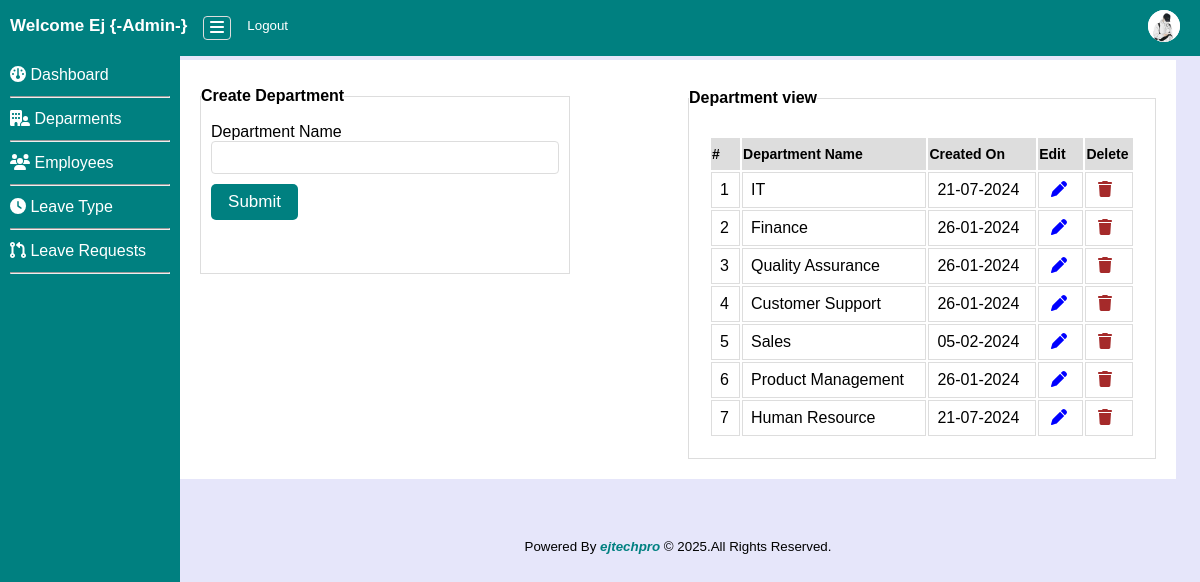
Screenshot of /admin/dboard.php?page=add_dep (signed in) with the database file from the repository.
### tables this page shows
CREATE TABLE `employee` (
  `id` int NOT NULL AUTO_INCREMENT,
  `emp_id` varchar(50) NOT NULL,
  `emp_fname` varchar(100) NOT NULL,
  `emp_lname` varchar(100) NOT NULL,
  `emp_email` varchar(50) NOT NULL,
  `emp_dob` date NOT NULL,
  `emp_contact` varchar(30) NOT NULL,
  `emp_address` varchar(30) NOT NULL,
  `emp_maritalstatus` varchar(30) NOT NULL,
  `emp_birthplace` varchar(50) NOT NULL,
  `emp_gender` varchar(50) NOT NULL,
  `emp_age` int NOT NULL,
  `emp_role` varchar(50) NOT NULL,
  `emp_password` varchar(50) NOT NULL,
  `profile` varchar(255) DEFAULT NULL,
  PRIMARY KEY (`id`),
  UNIQUE KEY `emp_id` (`emp_id`),
  UNIQUE KEY `emp_email` (`emp_email`)
);

CREATE TABLE `department` (
  `dep_id` int NOT NULL AUTO_INCREMENT,
  `dep_name` varchar(100) NOT NULL,
  `created_at` timestamp(5) NOT NULL DEFAULT CURRENT_TIMESTAMP(5) ON UPDATE CURRENT_TIMESTAMP(5),
  PRIMARY KEY (`dep_id`)
);

### admin/add_dep.php (the view, shortened to what this page needs)
<?php
include ('../db_connect.php');
?>
<section class="manage-departmens">
  <div class="departmentadd">
    <fieldset>
      <legend>Create Department</legend>
      <form action="<?=isset($_GET['id']) ? 'edit_dep.php?id='.$id : 'add_depvalidation.php' ?>" method="POST" autocomplete="off">
        <label>Department Name</label>
        <input type="text" name="dep_name" value="<?=isset($dep_name) ? $dep_name : ''?>" required>
        <button type="submit" name="submit">Submit</button>
      </form>
    </fieldset>
  </div>
  <div class="departmentview">
  <fieldset>
      <legend>Department view</legend>
    <div class="viewtable table-responsive">
    <table class="table">
      <thead>
        <tr>
        <th>#</th>
        <th>Department Name</th>
        <th>Created On</th>
        <th>Edit</th>
        <th>Delete</th>
        </tr>
      </thead>
      <tbody>
        <?php
        $n = 1;
        $psql = mysqli_query($conn, "SELECT * FROM department");
        if(mysqli_num_rows($psql) > 0):
        while($row=mysqli_fetch_array($psql)):
         ?>
        <tr>
          <td><?=$n?></td>
          <td><?= ucwords($row['dep_name']) ?></td>
          <td><?= date("d-m-Y", strtotime($row['created_at']))?></td>
          <td class="edit_btn"><a href="dboard.php?page=add_dep&id=<?=$row['dep_id']?>" class="edit"><i class="fa fas fa-pen"></i></a></td>
          <td class="delete_btn"><a href="dboard.php?page=delete_dep&id=<?=$row['dep_id']?>" class="delete"><i class="fa fas fa-trash"></i></a></td>
        </tr>
        <?php $n++; endwhile; endif; ?>
      </tbody>
    </table>
  </div>
  </fieldset>
  </div>
</section>

### admin/dboard.php (shortened to what this page needs)
<?php
require_once ('../db_connect.php');
?>
<!DOCTYPE html>
<html lang="en">
<head>
  <link rel="stylesheet" href="../css/style.css">
 <link rel="stylesheet" href="../inc/fontawesome/css/all.min.css">
 <link rel="stylesheet" href="../inc/fontawesome/css/fontawesome.min.css">
</head>
<body>
  <nav class="navbar">
    <div class="float-left">
   <div class="title">Welcome  <?=  ucwords($_SESSION['fname']); ?> {-Admin-}</div>
   <div class="side-toggler" id="toggler-btn"><i class="fa-solid fa-bars"></i></div>
   <div class="logout"><a href="../logout.php"><small>Logout</small></a></div>
   </div>
   <?php
   $sql = mysqli_query($conn, "SELECT * FROM employee WHERE emp_id='{$_SESSION['emp_id']}'");
       if(mysqli_num_rows($sql) > 0){
        $row = mysqli_fetch_assoc($sql);
        $profile = $row['profile'];
       }
   ?>
   <div class="user-profile">
    <a href="dboard.php?page=profile"> <img src="<?=!empty($profile) ? '../profiles/'.$profile : '../img/avatur.png'?>" alt="profile"></a>
   </div>
  </nav>
  <div class="sidebar">
    <ul>
      <li><a href="dboard.php"><i class="fa-solid fa-gauge"></i> Dashboard</a></li>
      <li><hr></li>
      <li><a href="dboard.php?page=add_dep"><i class="fa-solid fa-building-user"></i> Deparments</a></li>
      <li><hr></li>
      <li><a href="dboard.php?page=view_emp"><i class="fa-solid fa-users"></i> Employees</a></li>
      <li><hr></li>
      <li><a href="dboard.php?page=leave-type"><i class="fa-solid fa-clock-four"></i> Leave Type</a></li>
      <li><hr></li>
      <li><a href="dboard.php?page=leave-request"><i class="fa-solid fa-code-pull-request"></i> Leave Requests</a></li>
      <li><hr></li>
    </ul>
  </div>
  <div class="main-view-panel">
    <?php
    $page = isset($_GET['page']) ? $_GET['page'] : 'home';
    include ($page.'.php');
    ?>
    <div class="footer">
      <small>Powered By <span>ejtechpro</span> © <?= date("Y"); ?>.All Rights Reserved.</small>
      </div>
  </div>
</body>
</html>

### css/style.css (style rules this page uses)
* { margin: 0; padding: 0; box-sizing: border-box; }
body { font-family: 'poppins',sans-serif; background: #e6e6fa; }
nav.navbar { position: fixed; top: 0; left: 0; right: 0; display: flex; justify-content: space-between; align-items: center; background: teal; padding: 10px; z-index: 1; }
.navbar .float-left { display: flex; gap: 1rem; white-space: nowrap; }
.navbar .float-left a { color: #fff; text-decoration: none; }
.navbar .float-left .side-toggler { color: #fff; font-weight: 600; padding: 2px 6px; border: 1px solid #ddd; cursor: pointer; border-radius: 4px; }
nav .title { color: #fff; font-size: 17px; font-weight: 600; }
nav .user-profile img { width: 32px; height: 32px; border-radius: 50%; background: #fff; margin-right: 10px; }
.sidebar { padding-top: 5%; background: teal; width: 180px; height: 100vh; float: left; position: fixed; top: 0; left: 0; display: block; }
.sidebar li { list-style: none; padding: 6px 10px; }
.sidebar li a { color: #fff; text-decoration: none; }
.main-view-panel { max-width: 100%; margin-left: 15%; margin-top: 5%; margin-right: 2%; }
.manage-departmens { display: flex; flex-direction: row; flex-wrap: wrap; justify-content: space-between; align-items: start; background: #fff; padding: 10px; }
.manage-departmens .departmentadd { min-width: 40%; padding: 10px; }
.manage-departmens .departmentview { min-width: 40%; padding: 10px; overflow-x: auto; }
.manage-departmens .viewtable { min-width: 40%; padding: 10px; }
.manage-departmens .departmentadd form { display: flex; flex-direction: column; justify-content: start; padding: 10px; margin-top: 2%; min-height: 20vh; }
.manage-departmens .departmentadd form input { padding: 8px 4px; border: 1px solid #ddd; outline: none; border-radius: 4px; }
.manage-departmens .departmentadd button { padding: 8px; background: teal; color: #fff; margin-top: 10px; border: none; outline: none; font-size: 17px; border-radius: 5px; cursor: pointer; width: 25%; }
.manage-departmens .departmentview { width: 50%; padding: 10px; min-height: 20vh; }
.manage-departmens .departmentview table { width: 100%; padding: 10px; margin-top: 2%; }
fieldset { margin-top: 2%; border: 1px solid #ddd; }
fieldset legend { font-weight: 600; }
.viewtable th { white-space: nowrap; font-size: 14px; background: #ddd; padding: 8px 1px; text-align: justify; }
.viewtable td { padding: 8px; white-space: nowrap; border: 1px solid #ddd; }
.edit_btn a { color: blue; padding: 2px 4px; border-radius: 5px; text-decoration: none; }
.delete_btn a.delete { color: brown; padding: 2px 4px; border-radius: 5px; text-decoration: none; }
.footer { display: flex; justify-content: center; align-items: center; flex-wrap: nowrap; padding: 10px; margin-top: 5%; margin-bottom: 5%; }
.footer span { color: teal; font-weight: 600; font-style: italic; }

### rows the page displays
employee: profile (picture)
department: dep_name "IT", created_at "21-07-2024"
department: dep_name "Finance", created_at "26-01-2024"
department: dep_name "Quality Assurance", created_at "26-01-2024"
department: dep_name "Customer Support", created_at "26-01-2024"
department: dep_name "Sales", created_at "05-02-2024"
department: dep_name "Product Management", created_at "26-01-2024"
department: dep_name "Human Resource", created_at "21-07-2024"

### other values shown
$_SESSION['fname'] "Ej"
